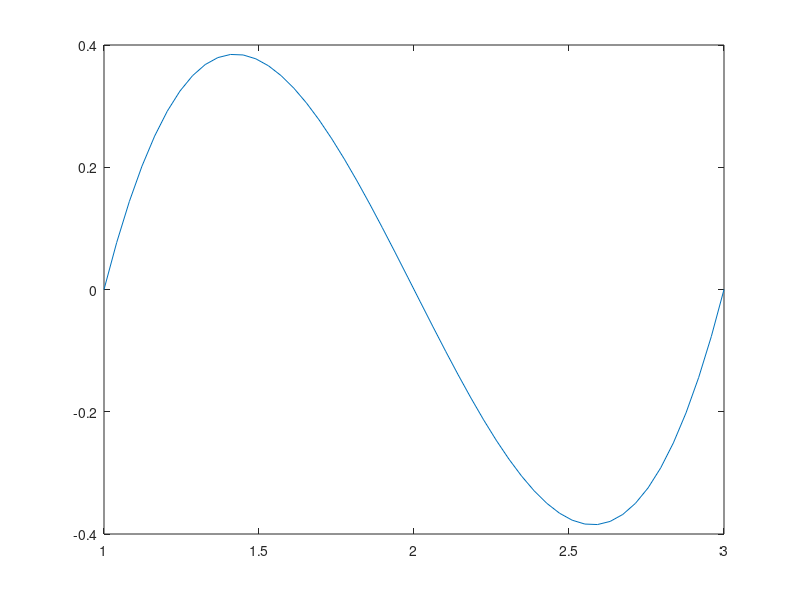

The MATLAB source for this figure: (Note: this script raises an error after producing the figure.)
% EOT-JESS
% Working script to plot the function 
% x3 ?6x2 +11x?6

x=linspace(1,3,50);



handF1 = plot(x,x.^3-6*x.^2+11*x-6);
[c,h,v] = StdFigForm(handF1,'Solution equation', 'x', 'y');
set(h,'FontWeight', 'Normal');
set(v,'FontWeight', 'Normal');





